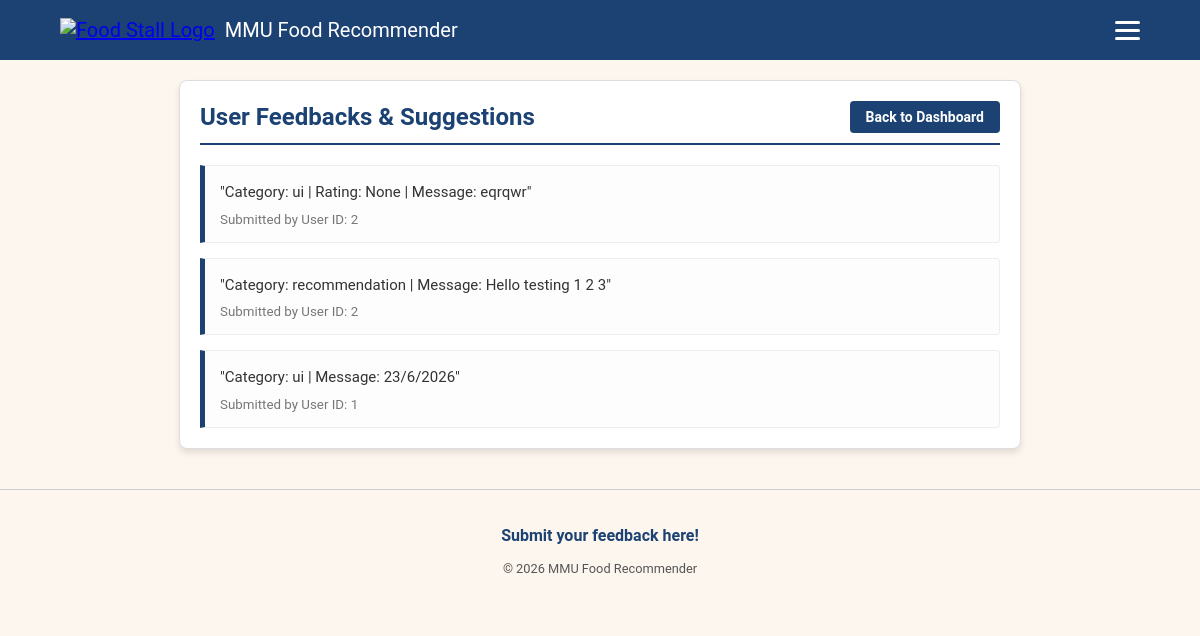
The app's page /manager_feedback (signed in), older data.
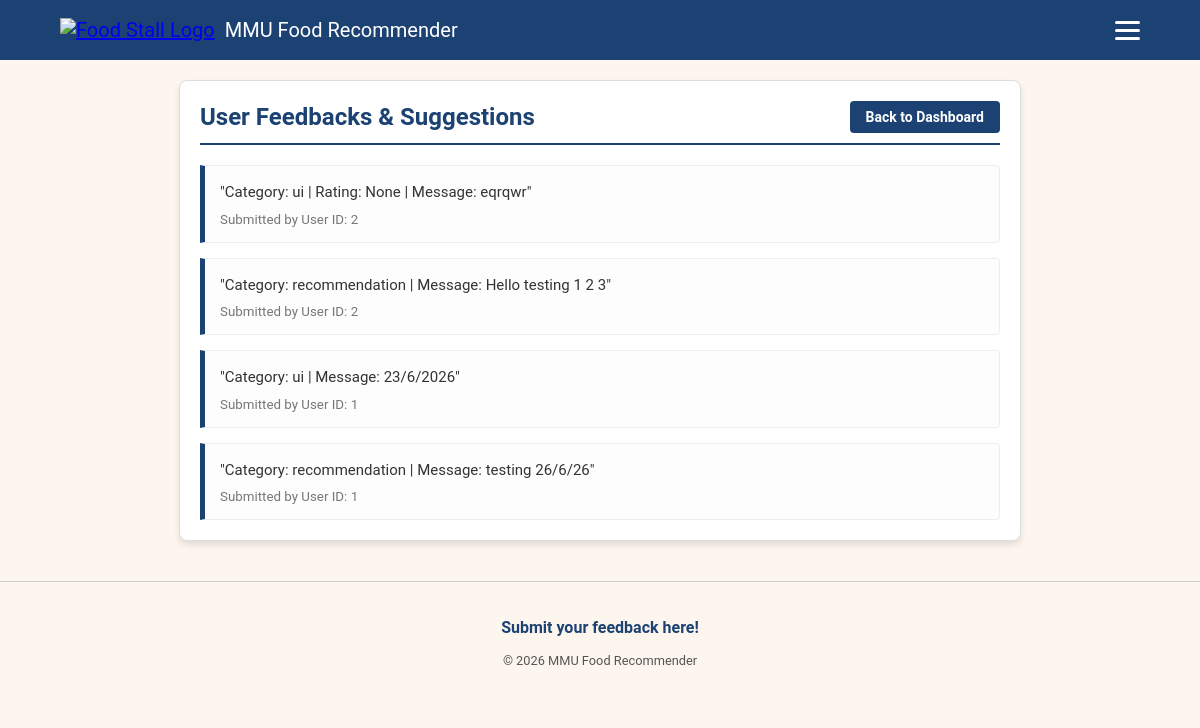
The same page, newer data.
### app.py (models this page shows)
class Feedback(db.Model):
    id = db.Column(db.Integer, primary_key=True)
    content = db.Column(db.Text, nullable=False)
    user_id = db.Column(db.Integer, db.ForeignKey('user.id'), nullable=True) # Optional: stores who sent it

### app.py (the view)
@app.route('/manager_feedback', methods=['GET', 'POST'])
@login_required
@role_required(['manager'])
def view_feedback():
    if current_user.role != 'manager':
        flash("Access denied. Managers only.")
        return redirect(url_for('explore'))
    all_feedbacks = Feedback.query.all()
    return render_template('manager_feedback.html', feedbacks=all_feedbacks)

### app.py (called while the page is built)
@login_manager.user_loader
def load_user(user_id):
    return User.query.get(int(user_id))

def role_required(allowed_roles):
    def decorator(f):
        @wraps(f)
        def decorated_function(*args, **kwargs):
            if not current_user.is_authenticated or current_user.role not in allowed_roles:
                flash("Access denied. You do not have permission to view this page.")
                return redirect(url_for('home'))
            return f(*args, **kwargs)
        return decorated_function
    return decorator

### templates/manager_feedback.html (shortened to what this page needs)
{% extends "base.html" %}
{% block body_class %}page-viewfeedback{% endblock %}
{% block content %}
<body class="page-feedback">
    <div class="feedback-container">
        <div class="feedback-header">
            <h2>User Feedbacks & Suggestions</h2>
            <a href="{{ url_for('manager_dashboard') }}" class="back-btn">Back to Dashboard</a>
        </div>
        {% if feedbacks %}
            <div class="feedback-list">
                {% for fb in feedbacks %}
                    <div class="feedback-item">
                        <p class="feedback-content">"{{ fb.content }}"</p>
                        <small class="feedback-meta">
                            Submitted by User ID: {{ fb.user_id if fb.user_id else "Anonymous" }}
                        </small>
                    </div>
                {% endfor %}
            </div>
        {% else %}
            <p class="no-feedback">No system feedbacks have been submitted yet.</p>
        {% endif %}
    </div>
</body>
{% endblock %}

### templates/base.html (shortened to what this page needs)
<!DOCTYPE html>
<html lang="en">
<head>
    <link rel="stylesheet" href="{{ url_for('static', filename='style.css') }}">
</head>
<body class="{% block body_class %}{% endblock %}">
    <header>
        <div class="container header-inner">
            <div class="logo">
                <a href="{{ url_for('home') }}">
    <img src="{{ url_for('static', filename='foodstall.png') }}" alt="Food Stall Logo">
</a> MMU Food Recommender
            </div>
            <div class="nav-right-group">
                <label class="hamburger" for="menu-toggle">
                    <span></span><span></span><span></span>
                </label>
            </div>
        </div>
    </header>
    <main class="container">
        {% block content %}{% endblock %}
    </main>
<footer style="text-align: center; padding: 20px; border-top: 1px solid #ccc; margin-top: 40px; color: #555;">
    <p>
        <a href="{{ url_for('feedback') }}" style="color: #1c4273; font-weight: bold; text-decoration: none;">
            Submit your feedback here!
        </a>
    </p>
    <p style="font-size: 0.8rem;">© 2026 MMU Food Recommender</p>
</footer>
</body>
</html>

### static/style.css (style rules this page uses)
:root { --primary: #1c4273; --navy-dark: #153256; --blue-mid: #578ef4; --cream: #fdf6ee; --warm-white: #fff9f2; --orange: #e07b39; --dark: #2b1f14; --mid: #6b4f35; --muted: #a08060; --border: #e2cdb5; --green: #3d7a56; --green-light: #e4f2ea; --gold: #f0a500; --shadow: 0 2px 12px rgba(43, 31, 20, 0.08); --shadow-md: 0 4px 20px rgba(43, 31, 20, 0.13); }
body { font-family: 'Roboto', sans-serif; background-color: var(--cream); color: var(--dark); min-height: 100vh;margin: 0;padding: 0; }
header { height: 60px; background: var(--primary); color: white; display: flex; align-items: center; }
.header-inner { display: flex !important; align-items: center !important; justify-content: space-between !important; width: 90%; max-width: 1200px; margin: 0 auto; }
.logo { display: flex; align-items: center; gap: 10px; font-size: 20px; font-family: 'Roboto', sans-serif; }
.logo img { height: 40px; width: auto; object-fit: contain; }
.hamburger { flex-shrink: 0 !important; display: flex !important; flex-direction: column !important; gap: 5px !important; cursor: pointer; margin-left: auto; z-index: 200; }
.hamburger span { display: block; width: 25px; height: 3px; background: white; border-radius: 3px; }
.page-viewfeedback .feedback-container { max-width: 800px; margin: 20px auto; padding: 20px; background: #fff; border: 1px solid #ddd; border-radius: 8px; box-shadow: 0 4px 6px rgba(0,0,0,0.1); }
.page-viewfeedback .feedback-header { display: flex; justify-content: space-between; align-items: center; border-bottom: 2px solid #1c4273; padding-bottom: 10px; margin-bottom: 20px; }
.page-viewfeedback .feedback-header h2 { margin: 0; color: #1c4273; }
.page-viewfeedback .back-btn { text-decoration: none; background: #1c4273; color: white; padding: 8px 16px; border-radius: 4px; font-size: 14px; font-weight: bold; }
.page-viewfeedback .feedback-list { display: flex; flex-direction: column; gap: 15px; }
.page-viewfeedback .feedback-item { padding: 15px; background: #fdfdfd; border: 1px solid #eee; border-left: 5px solid #1c4273; border-radius: 0 4px 4px 0; }
.page-viewfeedback .feedback-content { margin: 0; color: #333; font-size: 15px; line-height: 1.5; white-space: pre-line; }
.page-viewfeedback .feedback-meta { display: block; margin-top: 8px; color: #777; }

Row changes from the older to the newer data that the page shows:
added Feedback: content "Category: recommendation | Message: testing 26/6/26", user "1"
